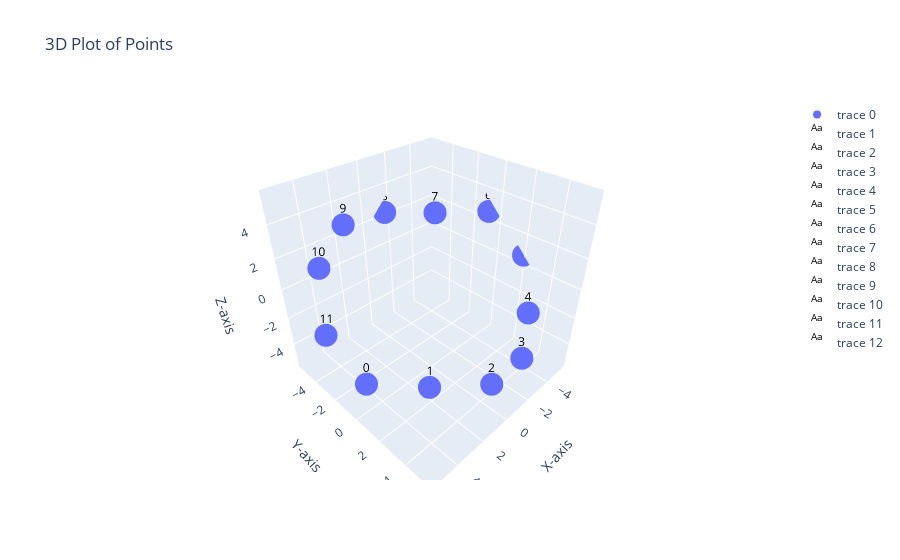

This figure's notebook cell:
### Code cell
dab=ar([[0,1,2,3,4,5,6,5,4,3,2,1],[1,0,1,2,3,4,5,6,5,4,3,2],[2,1,0,1,2,3,4,5,6,5,4,3],[3,2,1,0,1,2,3,4,5,6,5,4],[4,3,2,1,0,1,2,3,4,5,6,5],[5,4,3,2,1,0,1,2,3,4,5,6],[6,5,4,3,2,1,0,1,2,3,4,5],[5,6,5,4,3,2,1,0,1,2,3,4],[4,5,6,5,4,3,2,1,0,1,2,3],[3,4,5,6,5,4,3,2,1,0,1,2],[2,3,4,5,6,5,4,3,2,1,0,1],[1,2,3,4,5,6,5,4,3,2,1,0]])

#dab += np.random.randn(N, N)/10
plt.imshow(dab, cmap='hot', interpolation='nearest')
plt.title("Heat map of d")
plt.colorbar()
plt.show()

mapData(dab)
get_stress(dab)

### Figure 1 — Plotly figure (JSON) as saved in the notebook; plotly's stock layout.template omitted (floating-point values rounded to 4 significant figures)
{"data": [{"mode": "markers", "type": "scatter3d", "x": [5.49, 4.352, 1.468, -1.799, -4.573, -5.848, -5.521, -4.297, -1.437, 1.847, 4.591, 5.727], "y": [0.8054, 4.196, 5.608, 5.147, 3.505, 1.867, -0.7114, -4.015, -5.521, -5.165, -3.676, -2.041], "z": [-2.68, -1.193, -2.097, -2.875, -2.188, 0.5651, 2.646, 1.848, 2.335, 2.812, 1.844, -1.018]}, {"hoverinfo": "none", "mode": "text", "text": "0", "textfont": {"color": "black", "size": 12}, "type": "scatter3d", "x": [5.49], "y": [0.8054], "z": [-2.68]}, {"hoverinfo": "none", "mode": "text", "text": "1", "textfont": {"color": "black", "size": 12}, "type": "scatter3d", "x": [4.352], "y": [4.196], "z": [-1.193]}, {"hoverinfo": "none", "mode": "text", "text": "2", "textfont": {"color": "black", "size": 12}, "type": "scatter3d", "x": [1.468], "y": [5.608], "z": [-2.097]}, {"hoverinfo": "none", "mode": "text", "text": "3", "textfont": {"color": "black", "size": 12}, "type": "scatter3d", "x": [-1.799], "y": [5.147], "z": [-2.875]}, {"hoverinfo": "none", "mode": "text", "text": "4", "textfont": {"color": "black", "size": 12}, "type": "scatter3d", "x": [-4.573], "y": [3.505], "z": [-2.188]}, {"hoverinfo": "none", "mode": "text", "text": "5", "textfont": {"color": "black", "size": 12}, "type": "scatter3d", "x": [-5.848], "y": [1.867], "z": [0.5651]}, {"hoverinfo": "none", "mode": "text", "text": "6", "textfont": {"color": "black", "size": 12}, "type": "scatter3d", "x": [-5.521], "y": [-0.7114], "z": [2.646]}, {"hoverinfo": "none", "mode": "text", "text": "7", "textfont": {"color": "black", "size": 12}, "type": "scatter3d", "x": [-4.297], "y": [-4.015], "z": [1.848]}, {"hoverinfo": "none", "mode": "text", "text": "8", "textfont": {"color": "black", "size": 12}, "type": "scatter3d", "x": [-1.437], "y": [-5.521], "z": [2.335]}, {"hoverinfo": "none", "mode": "text", "text": "9", "textfont": {"color": "black", "size": 12}, "type": "scatter3d", "x": [1.847], "y": [-5.165], "z": [2.812]}, {"hoverinfo": "none", "mode": "text", "text": "10", "textfont": {"color": "black", "size": 12}, "type": "scatter3d", "x": [4.591], "y": [-3.676], "z": [1.844]}, {"hoverinfo": "none", "mode": "text", "text": "11", "textfont": {"color": "black", "size": 12}, "type": "scatter3d", "x": [5.727], "y": [-2.041], "z": [-1.018]}], "layout": {"scene": {"aspectmode": "cube", "xaxis": {"range": [-5.848, 5.848], "title": {"text": "X-axis"}}, "yaxis": {"range": [-5.848, 5.848], "title": {"text": "Y-axis"}}, "zaxis": {"range": [-5.848, 5.848], "title": {"text": "Z-axis"}}}, "title": {"text": "3D Plot of Points"}}}
